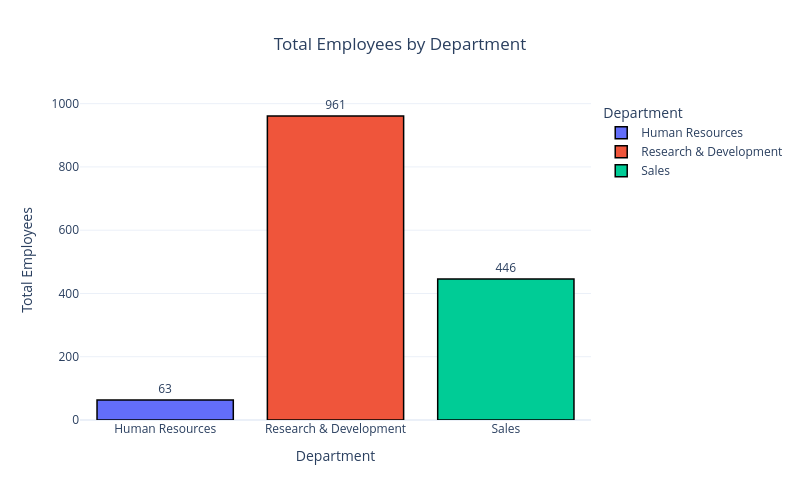

The notebook cell this image was saved under:
### Code cell
depar_count=df.groupby("Department").size().reset_index(name="Total Employees")
fig=px.bar(
    depar_count,
    x="Department",y="Total Employees",
    color="Department",
    text="Total Employees",
    title="Total Employees by Department",
    hover_data={
        "Department":True,
        "Total Employees":True
    }

    )
fig.update_traces(
textposition="outside",
marker_line_color="black",
marker_line_width=1.5


)

fig.update_layout(
    template="plotly_white",
    title_x=0.5,height=500,
    width=800,
    showlegend=True
    
)
fig.show()

### Figure 1 — Plotly figure (JSON) as saved in the notebook; plotly's stock layout.template omitted (floating-point values rounded to 4 significant figures)
{"data": [{"hovertemplate": "Department=%{x}<br>Total Employees=%{text}<extra></extra>", "legendgroup": "Human Resources", "marker": {"color": "#636efa", "line": {"color": "black", "width": 1.5}, "pattern": {"shape": ""}}, "name": "Human Resources", "orientation": "v", "showlegend": true, "text": [63.0], "textposition": "outside", "type": "bar", "x": ["Human Resources"], "xaxis": "x", "y": [63], "yaxis": "y"}, {"hovertemplate": "Department=%{x}<br>Total Employees=%{text}<extra></extra>", "legendgroup": "Research & Development", "marker": {"color": "#EF553B", "line": {"color": "black", "width": 1.5}, "pattern": {"shape": ""}}, "name": "Research & Development", "orientation": "v", "showlegend": true, "text": [961.0], "textposition": "outside", "type": "bar", "x": ["Research & Development"], "xaxis": "x", "y": [961], "yaxis": "y"}, {"hovertemplate": "Department=%{x}<br>Total Employees=%{text}<extra></extra>", "legendgroup": "Sales", "marker": {"color": "#00cc96", "line": {"color": "black", "width": 1.5}, "pattern": {"shape": ""}}, "name": "Sales", "orientation": "v", "showlegend": true, "text": [446.0], "textposition": "outside", "type": "bar", "x": ["Sales"], "xaxis": "x", "y": [446], "yaxis": "y"}], "layout": {"barmode": "relative", "height": 500, "legend": {"title": {"text": "Department"}, "tracegroupgap": 0}, "showlegend": true, "title": {"text": "Total Employees by Department", "x": 0.5}, "width": 800, "xaxis": {"anchor": "y", "categoryarray": ["Human Resources", "Research & Development", "Sales"], "categoryorder": "array", "domain": [0, 1], "title": {"text": "Department"}}, "yaxis": {"anchor": "x", "domain": [0, 1], "title": {"text": "Total Employees"}}}}
